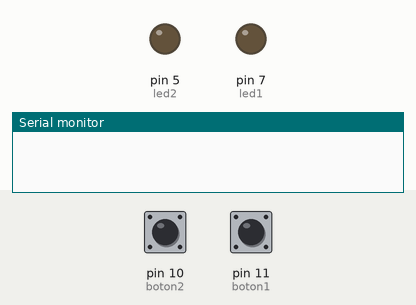
A sketch run on a simulated Arduino Uno, built with avr-gcc and run on an emulated ATmega328P. Parts: output pins drawn as LEDs (lit = HIGH), the last lines printed to the serial monitor. Inputs (shaded band) come from the test bench; at power-on: pin 10 (boton2) HIGH, pin 11 (boton1) HIGH.

Above: at 1.2 s.
1.3 s: pin 10 (boton2) pulled LOW for 0.15 s
At 1.4 s:
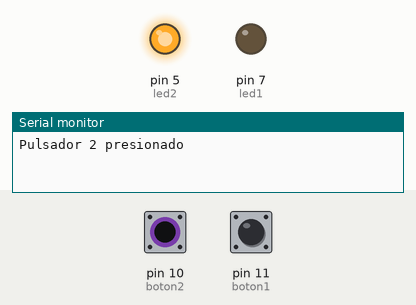
2.9 s: pin 11 (boton1) pulled LOW for 0.15 s
At 3.0 s:
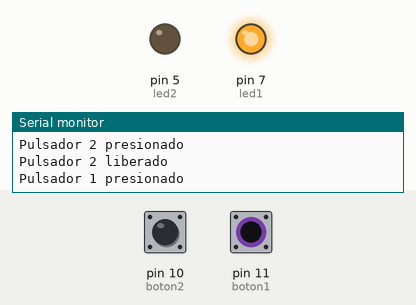
4.5 s: pin 11 (boton1) pulled LOW for 3.2 s
At 8.7 s:
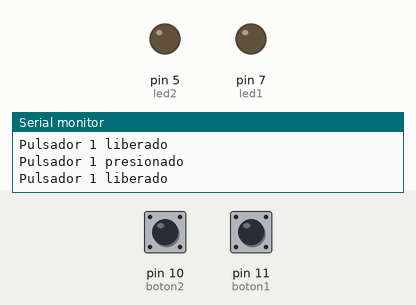
9.2 s: pin 10 (boton2) pulled LOW for 3.2 s
At 9.9 s:
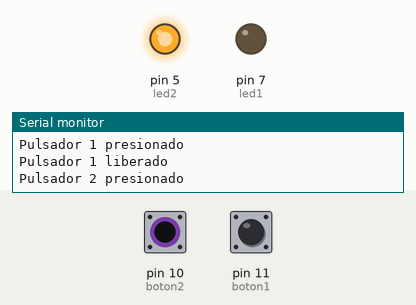
13.9 s: pin 10 (boton2) driven LOW and pin 11 (boton1) driven LOW
At 14.7 s:
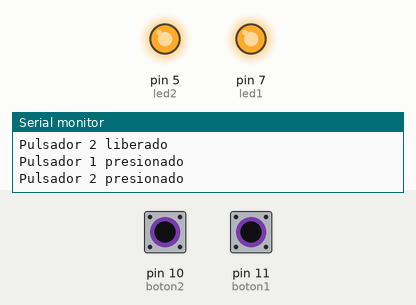
Timing chart, 0 to 16.4 s (numbered marks = the images above; inputs shaded):
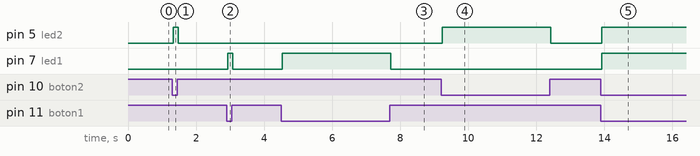

The sketch:

Antirebote.ino
```cpp
// Creado por: Sebastian Alvarez
// Para un semaforo con arduino.
// Primera tarea: Tecla antirebote
// Smart Alvarez...
#include "teclas.h"


void setup() {
  Serial.begin(9600);
  teclas_ini();
}

void loop() {
  teclas_act();
}
```

teclas.cpp
```cpp
// Creado por: Sebastian Alvarez
// Para un semaforo con arduino.
// Primera tarea: Tecla antirebote
#include <Arduino.h>
#include "teclas.h"
//Teclas y leds
const int boton1 = 11;
const int boton2 = 10;
const int led1 = 7;
const int led2 = 5;


//Estados del boton
enum Estado_Boton{
  BOTON_UP,
  BOTON_FALLING,
  BOTON_RISING,
  BOTON_DOWN
};
Estado_Boton estado_b1 = BOTON_UP;
Estado_Boton estado_b2 = BOTON_UP;

// Variable y constante necesarias para retardo no bloqueante
const int t_rebote = 30;
unsigned long t_anterior1 = 0;
unsigned long t_anterior2 = 0;

//Funcion de boton presionado
void buttonPressed(uint8_t tecla) {
    if (tecla == 1) {
      Serial.println("Pulsador 1 presionado");
      digitalWrite(led1, HIGH);
    }
    else if (tecla == 2) {
      Serial.println("Pulsador 2 presionado");
      digitalWrite(led2, HIGH);
    }
}
//Funcion de boton liberado
void buttonReleased(uint8_t tecla) {
  if (tecla == 1) {
     Serial.println("Pulsador 1 liberado");
     digitalWrite(led1, LOW);
  }
  else if (tecla == 2) {
     Serial.println("Pulsador 2 liberado");
     digitalWrite(led2, LOW);
  }
}

// Funcion de inicializacion
void teclas_ini(){
  pinMode(boton1, INPUT_PULLUP);
  pinMode(boton2, INPUT_PULLUP);
  pinMode(led1, OUTPUT);
  pinMode(led2, OUTPUT);
}
// Funcion de actualizacion de estados
void teclas_act(){
/* ############ B O T O N  1 ############ */
  switch (estado_b1) {
  case BOTON_UP:
  t_anterior1 = millis();
    if(digitalRead(boton1) == LOW) {
      estado_b1 = BOTON_FALLING;
    }
  break;

  case BOTON_FALLING:
    if(millis() - t_anterior1 >= t_rebote) {
      if(digitalRead(boton1) == LOW){
        estado_b1 = BOTON_DOWN;
        buttonPressed(1);
      }
      else{
        estado_b1 = BOTON_UP;
      }
    }
  break;

  case BOTON_DOWN:
  t_anterior1 = millis();
    if(digitalRead(boton1) == HIGH){
      estado_b1 = BOTON_RISING;
    }
  break;

  case BOTON_RISING:
    if(millis() - t_anterior1 >= t_rebote){
      if(digitalRead(boton1) == HIGH){
        estado_b1 = BOTON_UP;
        buttonReleased(1);
      }
      else{
        estado_b1 = BOTON_DOWN;
      }
    }
  break;
  }

/* ############ B O T O N  2 ############ */
    switch (estado_b2) {
  case BOTON_UP:
  t_anterior2 = millis();
    if(digitalRead(boton2) == LOW) {
      estado_b2 = BOTON_FALLING;
    }
  break;

  case BOTON_FALLING:
    if(millis() - t_anterior2 >= t_rebote) {
      if(digitalRead(boton2) == LOW){
        estado_b2 = BOTON_DOWN;
        buttonPressed(2);
      }
      else{
        estado_b2 = BOTON_UP;
      }
    }
  break;

  case BOTON_DOWN:
  t_anterior2 = millis();
    if(digitalRead(boton2) == HIGH){
      estado_b2 = BOTON_RISING;
    }
  break;

  case BOTON_RISING:
    if(millis() - t_anterior2 >= t_rebote){
      if(digitalRead(boton2) == HIGH){
        estado_b2 = BOTON_UP;
        buttonReleased(2);
      }
      else{
        estado_b2 = BOTON_DOWN;
      }
    }
  break;
  }


}
```

teclas.h
```cpp
// Creado por: Sebastian Alvarez
// Para un semaforo con arduino.
// Primera tarea: Tecla antirebote
void teclas_ini();
void teclas_act();
void buttonPressed(uint8_t tecla);
void buttonReleased(uint8_t tecla);

//**pruebas */
```

Measured:
- after the input at 1.3 s, pin 5 (led2): LOW → HIGH at once, → LOW 0.15 s later
- after the input at 2.9 s, pin 7 (led1): LOW → HIGH at once, → LOW 0.15 s later
- after the input at 4.5 s, pin 7 (led1): LOW → HIGH at once, → LOW 3.2 s later
- after the input at 9.2 s, pin 5 (led2): LOW → HIGH at once, → LOW 3.2 s later
- after the input at 13.9 s, pin 5 (led2), pin 7 (led1): LOW → HIGH at once
